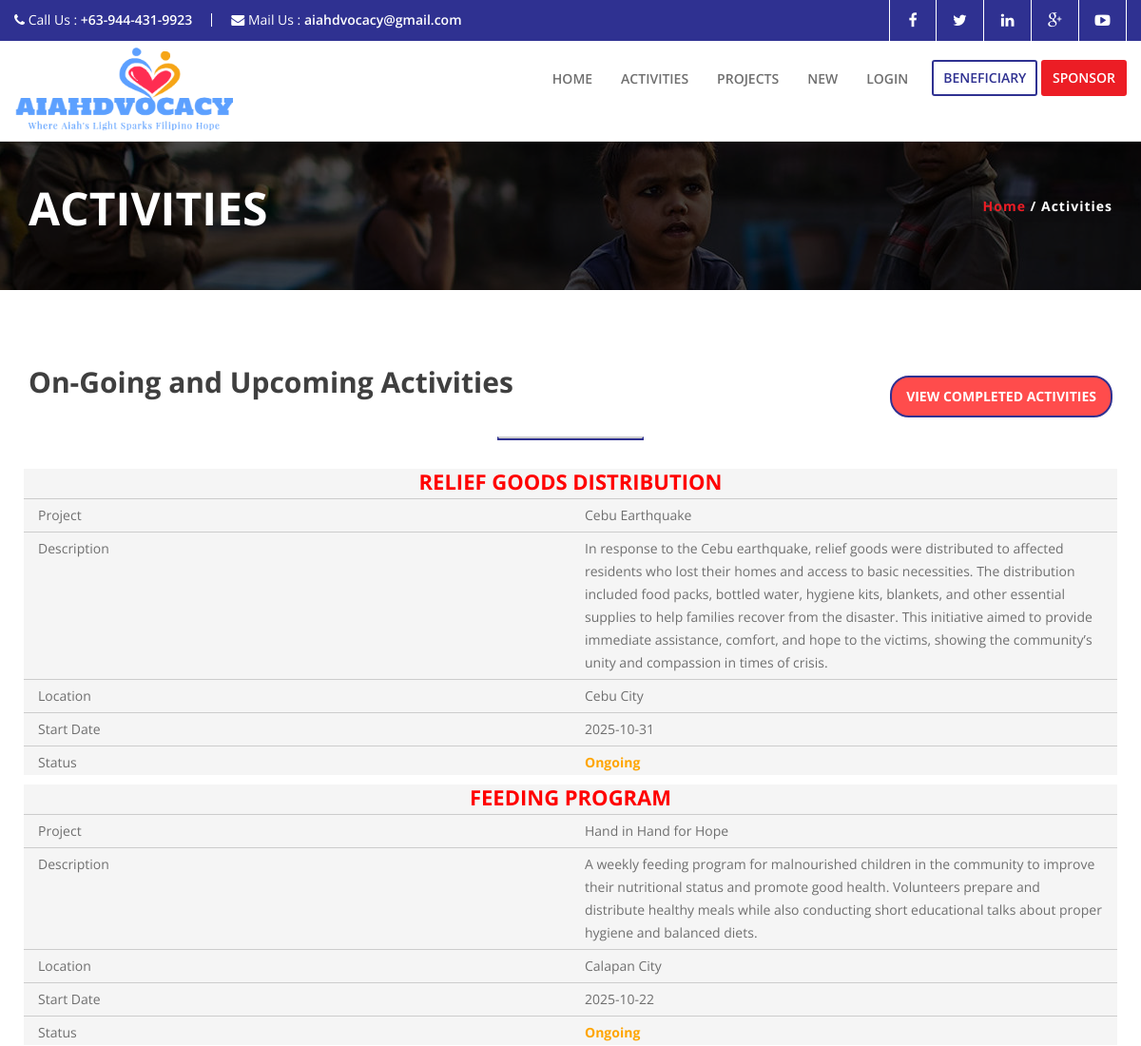
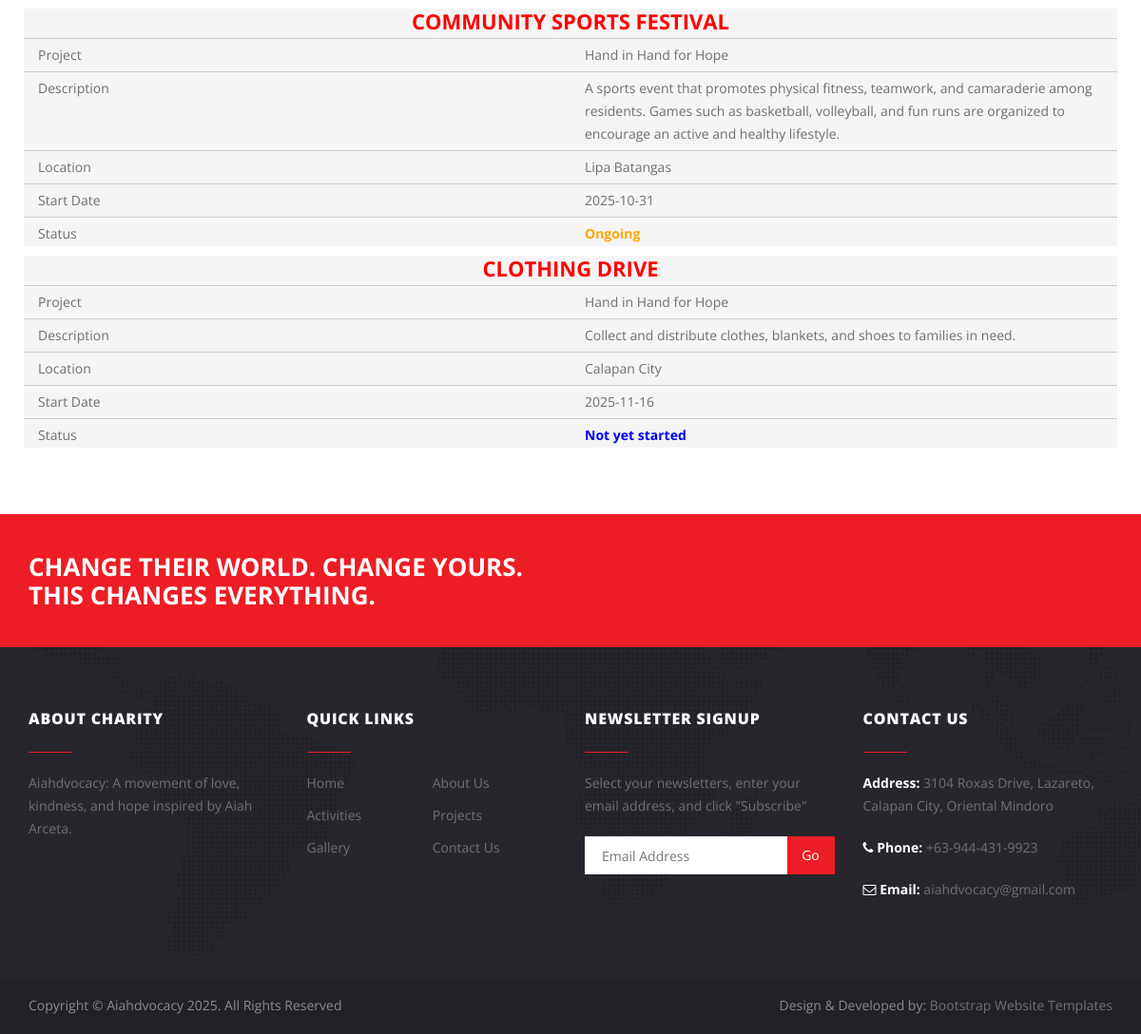
/aiahdvocacy/adminactivities.php, run on the app's committed database (2 pictures, top to bottom).
### tables this page shows
CREATE TABLE `activities` (
  `Activity_ID` int(11) NOT NULL,
  `Project_ID` int(11) DEFAULT NULL,
  `Activity_Name` varchar(100) NOT NULL,
  `Description` text DEFAULT NULL,
  `Start_Date` date DEFAULT NULL,
  `End_Date` date DEFAULT NULL,
  `Location` varchar(150) DEFAULT NULL
);

CREATE TABLE `projects` (
  `Project_ID` int(11) NOT NULL,
  `Project_Name` varchar(100) NOT NULL,
  `Description` text DEFAULT NULL,
  `Start_Date` date DEFAULT NULL,
  `End_Date` date DEFAULT NULL
);

### aiahdvocacy/adminactivities.php (the view, shortened to what this page needs)
<!DOCTYPE HTML>
<html class="no-js" lang="en">
<?php include '../inc/head.php'; ?>
<?php include 'dbconn.php'; ?>
<body>
<?php include '../inc/adminheader.php'; ?>
<section id="inner-banner">
  <div class="overlay">
    <div class="container">
      <div class="row">
        <div class="col-sm-6"><h1>ACTIVITIES</h1></div>
        <div class="col-sm-6">
          <h6 class="breadcrumb"><a href="admin.php">Home</a> / Activities</h6>
        </div>
      </div>
    </div>
  </div>
</section>
<section id="about-sec">
  <div class="container">
    <div class="d-flex justify-content-between align-items-center mb-3" style="display:flex; justify-content:space-between; align-items:center;">
      <h2 style="margin:0;">On-Going and Upcoming Activities</h2>
      <a href="completedactivities.php"
         class="btn1"
         style="background-color:#ff4c4c; color:white; padding:8px 15px; border-radius:20px; font-weight:bold; text-decoration:none;">
         View Completed Activities
      </a>
    </div>
    <hr style="border-top: 2px solid #ccc;">
    <div class="row text-center">
      <div id="owl-demo" class="owl-carousel owl-theme">
      <?php
      $stmt = $conn->query("
        SELECT a.*, p.Project_Name
        FROM activities a
        LEFT JOIN projects p ON a.Project_ID = p.Project_ID
      ");
      $today = new DateTime();
      while ($row = $stmt->fetch(PDO::FETCH_ASSOC)) {
          $status = "No Date Info";
          if (!empty($row['Start_Date']) && !empty($row['End_Date'])) {
              $start = new DateTime($row['Start_Date']);
              $end   = new DateTime($row['End_Date']);
              if ($today < $start) {
                  $status = "Not yet started";
              } elseif ($today >= $start && $today <= $end) {
                  $status = "Ongoing";
              } else {
                  $status = "Completed";
              }
          }
          if ($status === "Completed") continue;
      ?>
        <div class="item">
          <div class="sponser-box">
            <h4 style="color:red;"><?php echo htmlspecialchars($row['Activity_Name']); ?></h4>
            <div class="spon-bdr clearfix">
              <div class="col-xs-6">Project</div>
              <div class="col-xs-6"><?php echo htmlspecialchars($row['Project_Name'] ?? 'No Project'); ?></div>
            </div>
            <div class="spon-bdr clearfix">
              <div class="col-xs-6">Description</div>
              <div class="col-xs-6"><?php echo htmlspecialchars($row['Description']); ?></div>
            </div>
            <div class="spon-bdr clearfix">
              <div class="col-xs-6">Location</div>
              <div class="col-xs-6"><?php echo htmlspecialchars($row['Location']); ?></div>
            </div>
            <div class="spon-bdr clearfix">
              <div class="col-xs-6">Start Date</div>
              <div class="col-xs-6"><?php echo htmlspecialchars($row['Start_Date']); ?></div>
            </div>
            <div class="spon-bdr clearfix">
              <div class="col-xs-6">Status</div>
              <div class="col-xs-6">
                <?php
                  if ($status == "Ongoing") echo "<span style='color:orange;font-weight:bold;'>Ongoing</span>";
                  elseif ($status == "Not yet started") echo "<span style='color:blue;font-weight:bold;'>Not yet started</span>";
                  else echo "<span style='color:red;font-weight:bold;'>No date info</span>";
                ?>
              </div>
            </div>
          </div>
        </div>
      <?php } ?>
      </div>
    </div>
  </div>
</section>
<?php include '../inc/footer.php'; ?>
</body>
</html>

### inc/head.php (shortened to what this page needs)
<head>
<link href="css/font-awesome.min.css" rel="stylesheet">
<link href="css/animate.css" rel="stylesheet">
<link href="css/bootsnav.css" rel="stylesheet">
<link href="css/bootstrap.css" rel="stylesheet">
<link href="css/style.css" rel="stylesheet">
<link rel="stylesheet" href="css/swipebox.css">
</head>

### inc/adminheader.php (shortened to what this page needs)
<?php
$loggedIn = isset($_SESSION['User_ID']);
$username = $_SESSION['Username'] ?? '';
?>
<div class="topbar">
<div class="container">
<div class="row">
<div class="bar-phone">
<i class="fa fa-phone"></i> <span>Call Us :</span> <strong>+63-944-431-9923</strong>
</div>
<div class="bar-mail">
<i class="fa fa-envelope"></i> <span>Mail Us :</span> <strong>aiahdvocacy@gmail.com</strong>
</div>
<div class="header-social">
<a class="facebook" href="#" title="facebook" target="_blank" rel="nofollow"><i class="fa fa-facebook"></i>  </a>
<a class="twitter" href="#" title="twitter" target="_blank" rel="nofollow"><i class="fa fa-twitter"></i>  </a>
<a class="linkedin" href="#" title="linkedin" target="_blank" rel="nofollow"><i class="fa fa-linkedin"></i>  </a>
<a class="google" href="#" title="google-plus" target="_blank" rel="nofollow"><i class="fa fa-google-plus"></i>  </a>
<a class="youtube" href="#" title="youtube-play" target="_blank" rel="nofollow"><i class="fa fa-youtube-play"></i>  </a>
</div>
</div>
</div>
</div>
<nav class="navbar navbar-default navbar-sticky bootsnav">
<div class="container">
<div class="row">
<div class="attr-nav">
<a class="sponsor-button" href="adminbeneficiary.php">Beneficiary</a>
<a class="donation" href="adminsponsor.php">Sponsor</a>
</div>
<div class="navbar-header">
<a class="navbar-brand logo" href="admin.php"><img src="../uploads/logo.png" class="img-responsive" /></a>
</div>
<div class="collapse navbar-collapse" id="navbar-menu">
<ul class="nav navbar-nav navbar-right" data-in="fadeInDown" data-out="fadeOutUp">
<li><a href="admin.php">Home</a></li>
<li><a href="adminactivities.php">Activities</a></li>
<li><a href="adminproj.php">Projects</a></li>
<li><a href="projectadd.php">New</a></li>
<?php if($loggedIn): ?>
            <li class="dropdown">
              <a href="#" class="dropdown-toggle" data-toggle="dropdown">My Profile (<?= htmlspecialchars($username); ?>) <b class="caret"></b></a>
              <ul class="dropdown-menu">
                <li><a href="adminprofile.php">View Profile</a></li>
                <li><a href="admin_requests.php">Requests</a></li>
              </ul>
            </li>
          <?php else: ?>
            <li><a href="login.php">Login</a></li>
          <?php endif; ?>
</ul>
</div>
</div>
</div>
</nav>

### inc/footer.php (shortened to what this page needs)
<div class="callout">
<div class="container">
		<div class="row">
			<div class="col-md-6">
				<h2>Change Their World. Change Yours. This changes everything.</h2>
			</div>
			<div class="col-md-6">
			</div>
		</div>
</div>
</div>
<footer class="footer">
		<div class="footer-body">
                <div class="container">
			<div class="row">
				<div class="col-md-3">
					<div class="footer-section">
						<h4 class="footer-section-title">About Charity</h4>
						<div class="footer-section-body">
							<p>Aiahdvocacy: A movement of love, kindness, and hope inspired by Aiah Arceta.</p>
						</div>
					</div>
				</div>
				<div class="col-md-3">
					<div class="footer-section">
						<h4 class="footer-section-title">Quick Links</h4>
						<div class="footer-section-body">
							<ul class="list-links">
								<li>
									<a href="index.php">Home</a>
								</li>
								<li>
									<a href="about-us.php">About Us</a>
								</li>
								<li>
									<a href="activities.php">Activities</a>
								</li>
                                <li>
									<a href="projects.php">Projects</a>
								</li>
								<li>
									<a href="gallery.php">Gallery</a>
								</li>
								<li>
									<a href="contact.php">Contact Us</a>
								</li>
							</ul>
						</div>
					</div>
				</div>
				<div class="col-md-3">
					<div class="footer-section">
						<h4 class="footer-section-title">Newsletter Signup</h4>
						<div class="footer-section-body">
							<p>Select your newsletters, enter your email address, and click "Subscribe"</p>
							<div class="subscribe">
								<form action="?" method="post">
									<input type="submit" value="Go" class="subscribe-btn">
									<div class="subscribe-inner">
										<input type="email" id="mail" name="mail" value="" placeholder="Email Address" class="subscribe-field">
									</div>
								</form>
							</div>
						</div>
					</div>
				</div>
				<div class="col-md-3">
					<div class="footer-section">
						<h4 class="footer-section-title">Contact Us</h4>
						<div class="footer-section-body">
							<p><b>Address:</b> 3104 Roxas Drive, Lazareto, Calapan City, Oriental Mindoro</p>
							<div class="footer-contacts">
								<p>
									<b>
										<i class="fa fa-phone"></i> Phone:
									</b>
									+63-944-431-9923
								</p>
								<p>
									<b>
										<i class="fa fa-envelope-o"></i> Email:
									</b>
									aiahdvocacy@gmail.com
								</p>
							</div>
						</div>
					</div>
				</div>
			</div>
		</div>
        </div>
		<div class="bwt-footer-copyright">
<div class="container">
<div class="row">
<div class="col-md-6 copyright">
<div class="left-text">Copyright &copy; Aiahdvocacy 2025. All Rights Reserved</div>
</div>
        </div>
        </div>
        </div>
	</footer>

### aiahdvocacy/css/bootsnav.css (style rules this page uses)
nav.bootsnav .container { position: relative; }
nav.navbar.bootsnav { margin-bottom: 0; -moz-border-radius: 0px; -webkit-border-radius: 0px; -o-border-radius: 0px; border-radius: 0px; background-color: #fff; border: none; border-bottom: solid 1px #e0e0e0; z-index: 9; }
nav.navbar.bootsnav ul.nav > li > a { color: #6f6f6f; background-color: transparent !important; text-transform:uppercase; font-size:14px; letter-spacing:0px; }
.attr-nav { float: right; display: inline-block; margin-left: 40px; margin-right: 0px; }
body { -webkit-transition: all 0.3s ease-in-out; -moz-transition: all 0.3s ease-in-out; -o-transition: all 0.3s ease-in-out; -ms-transition: all 0.3s ease-in-out; transition: all 0.3s ease-in-out; }
.wrap-sticky nav.navbar.bootsnav { position: absolute; width: 100%; left: 0; top: 0; z-index:999999; }
@media (min-width: 1024px) { nav.navbar.bootsnav ul.nav > li > a { padding: 30px 0 30px 30px; font-weight: 600; } }

### data on the page
activities: Activity_Name "RELIEF GOODS DISTRIBUTION", Project_ID.Project_Name "Cebu Earthquake", Description "In response to the Cebu earthquake, relief goods were distributed to affected residents who lost their homes and access to basic necessities. The distribution included food packs, bottled water, hygiene kits, blankets, and other essential supplies to help families recover from the disaster. This initiative aimed to provide immediate assistance, comfort, and hope to the victims, showing the community’s unity and compassion in times of crisis.", Location "Cebu City", Start_Date "2025-10-31", End_Date "Ongoing"
activities: Activity_Name "FEEDING PROGRAM", Project_ID.Project_Name "Hand in Hand for Hope", Description "A weekly feeding program for malnourished children in the community to improve their nutritional status and promote good health. Volunteers prepare and distribute healthy meals while also conducting short educational talks about proper hygiene and balanced diets.", Location "Calapan City", Start_Date "2025-10-22", End_Date "Ongoing"
activities: Activity_Name "COMMUNITY SPORTS FESTIVAL", Project_ID.Project_Name "Hand in Hand for Hope", Description "A sports event that promotes physical fitness, teamwork, and camaraderie among residents. Games such as basketball, volleyball, and fun runs are organized to encourage an active and healthy lifestyle.", Location "Lipa Batangas", Start_Date "2025-10-31", End_Date "Ongoing"
activities: Activity_Name "CLOTHING DRIVE", Project_ID.Project_Name "Hand in Hand for Hope", Description "Collect and distribute clothes, blankets, and shoes to families in need.", Location "Calapan City", Start_Date "2025-11-16", shows "Not yet started"
